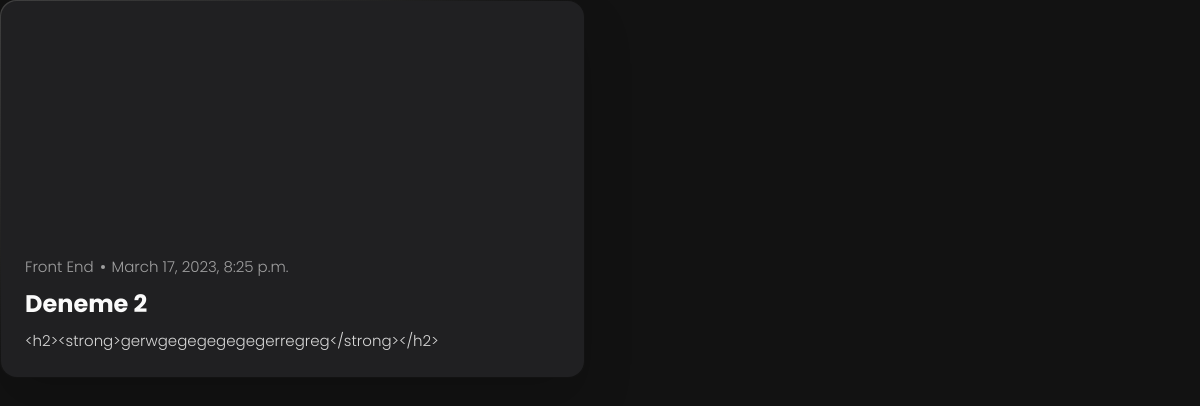
The page /front-end/7 on the database its author committed.
### blog/models.py (models this page shows, shortened)
class Post (models.Model):
    topic = models.CharField(max_length=10,help_text="konu baslıgı",unique=True)
    text_area = RichTextField()
    category = models.ForeignKey(Category,null=True,on_delete=models.DO_NOTHING)
    tags = models.ManyToManyField(Tag,blank=True,null=True)
    image = models.ImageField(upload_to="blog/%Y/%m/%d/")
    date = models.DateTimeField(auto_now=True)
    is_avaible = models.BooleanField(default=True)

class Category (models.Model):
    topic = models.CharField(max_length=50, null=True)
    slug = models.SlugField(max_length=50,null=True,unique=True)
    def __str__(self):
        return self.topic

### blog/views.py (the view)
# urls.py: path("<slug:category_slug>/<int:course_id>",views.course_detail,name="course_details"),
def course_detail(request,category_slug,course_id):
    course = Post.objects.get(category__slug=category_slug,id=course_id)
    context ={
        "course":course
    }
    return render(request,"couses.html",context)

### templates/couses.html (shortened to what this page needs)
{% load static %}
<!DOCTYPE html>
<html lang="en">
<head>
  <link rel="stylesheet" href="{% static '/assets/css/style.css' %}">
</head>
<body>
          <ul class="blog-posts-list">
              <li class="blog-post-item">
                  <a href="#">
                    <figure class="blog-banner-box">
                      <img src="{{ course.image.url }}" alt="Best fonts every designer" loading="lazy">
                    </figure>
                    <div class="blog-content">
                      <div class="blog-meta">
                        <p class="blog-category">{{ course.category }}</p>
                        <span class="dot"></span>
                        <time datetime="2022-02-23">{{ course.date }}</time>
                      </div>
                      <h3 class="h3 blog-item-title">{{ course.topic}}</h3>
                      <p class="blog-text">
                       {{ course.text_area  }}
                      </p>
                    </div>
                  </a>
            </li>
        </ul>
</body>
</html>

### static/assets/css/style.css (style rules this page uses)
:root { --bg-gradient-onyx: linear-gradient( to bottom right, hsl(240, 1%, 25%) 3%, hsl(0, 0%, 19%) 97% ); --bg-gradient-jet: linear-gradient( to bottom right, hsla(240, 1%, 18%, 0.251) 0%, hsla(240, 2%, 11%, 0) 100% ), hsl(240, 2%, 13%); --bg-gradient-yellow-1: linear-gradient( to bottom right, hsl(45, 100%, 71%) 0%, hsla(36, 100%, 69%, 0) 50% ); --bg-gradient-yellow-2: linear-gradient( 135deg, hsla(45, 100%, 71%, 0.251) 0%, hsla(35, 100%, 68%, 0) 59.86% ), hsl(240, 2%, 13%); --border-gradient-onyx: linear-gradient( to bottom right, hsl(0, 0%, 25%) 0%, hsla(0, 0%, 25%, 0) 50% ); --text-gradient-yellow: linear-gradient( to right, hsl(45, 100%, 72%), hsl(35, 100%, 68%) ); --jet: hsl(0, 0%, 22%); --onyx: hsl(240, 1%, 17%); --eerie-black-1: hsl(240, 2%, 13%); --eerie-black-2: hsl(240, 2%, 12%); --smoky-black: hsl(0, 0%, 7%); --white-1: hsl(0, 0%, 100%); --white-2: hsl(0, 0%, 98%); --orange-yellow-crayola: hsl(45, 100%, 72%); --vegas-gold: hsl(45, 54%, 58%); --light-gray: hsl(0, 0%, 84%); --light-gray-70: hsla(0, 0%, 84%, 0.7); --bittersweet-shimmer: hsl(0, 43%, 51%); --ff-poppins: 'Poppins', sans-serif; --fs-1: 24px; --fs-2: 18px; --fs-3: 17px; --fs-4: 16px; --fs-5: 15px; --fs-6: 14px; --fs-7: 13px; --fs-8: 11px; --fw-300: 300; --fw-400: 400; --fw-500: 500; --fw-600: 600; --shadow-1: -4px 8px 24px hsla(0, 0%, 0%, 0.25); --shadow-2: 0 16px 30px hsla(0, 0%, 0%, 0.25); --shadow-3: 0 16px 40px hsla(0, 0%, 0%, 0.25); --shadow-4: 0 25px 50px hsla(0, 0%, 0%, 0.15); --shadow-5: 0 24px 80px hsla(0, 0%, 0%, 0.25); --transition-1: 0.25s ease; --transition-2: 0.5s ease-in-out; }
*, *::before, *::after { margin: 0; padding: 0; box-sizing: border-box; }
a { text-decoration: none; }
li { list-style: none; }
img, ion-icon, a, button, time, span { display: block; }
html { font-family: var(--ff-poppins); }
body { background: var(--smoky-black); }
.h2, .h3, .h4, .h5 { color: var(--white-2); text-transform: capitalize; }
.h3 { font-size: var(--fs-2); }
.blog-posts-list { display: grid; grid-template-columns: 1fr; gap: 20px; }
.blog-post-item > a { position: relative; background: var(--border-gradient-onyx); height: 100%; box-shadow: var(--shadow-4); border-radius: 16px; z-index: 1; }
.blog-post-item > a::before { content: ""; position: absolute; inset: 1px; border-radius: inherit; background: var(--eerie-black-1); z-index: -1; }
.blog-banner-box { width: 100%; height: 200px; border-radius: 12px; overflow: hidden; }
.blog-banner-box img { width: 100%; height: 100%; object-fit: cover; transition: var(--transition-1); }
.blog-content { padding: 15px; }
.blog-meta { display: flex; justify-content: flex-start; align-items: center; gap: 7px; margin-bottom: 10px; }
.blog-meta :is(.blog-category, time) { color: var(--light-gray-70); font-size: var(--fs-6); font-weight: var(--fw-300); }
.blog-meta .dot { background: var(--light-gray-70); width: 4px; height: 4px; border-radius: 4px; }
.blog-item-title { margin-bottom: 10px; line-height: 1.3; transition: var(--transition-1); }
.blog-text { color: var(--light-gray); font-size: var(--fs-6); font-weight: var(--fw-300); line-height: 1.6; }
@media (min-width: 450px) { .project-img, .blog-banner-box { height: auto; } }
@media (min-width: 580px) { :root { --fs-1: 32px; --fs-2: 24px; --fs-3: 26px; --fs-4: 18px; --fs-6: 15px; --fs-7: 15px; --fs-8: 12px; } }
@media (min-width: 580px) { .project-img, .blog-banner-box { border-radius: 16px; } }
@media (min-width: 580px) { .blog-posts-list { gap: 30px; } }
@media (min-width: 580px) { .blog-content { padding: 25px; } }
@media (min-width: 768px) { .project-list, .blog-posts-list { grid-template-columns: 1fr 1fr; } }
@media (min-width: 1024px) { :root { --shadow-1: -4px 8px 24px hsla(0, 0%, 0%, 0.125); --shadow-2: 0 16px 30px hsla(0, 0%, 0%, 0.125); --shadow-3: 0 16px 40px hsla(0, 0%, 0%, 0.125); } }
@media (min-width: 1024px) { .blog-banner-box { height: 230px; } }

### rows shown on the page
Post: image (picture), category "Front End", date "March 17, 2023, 8:25 p.m.", topic "Deneme 2", text_area "<h2><strong>gerwgegegegegegerregreg</strong></h2>"
